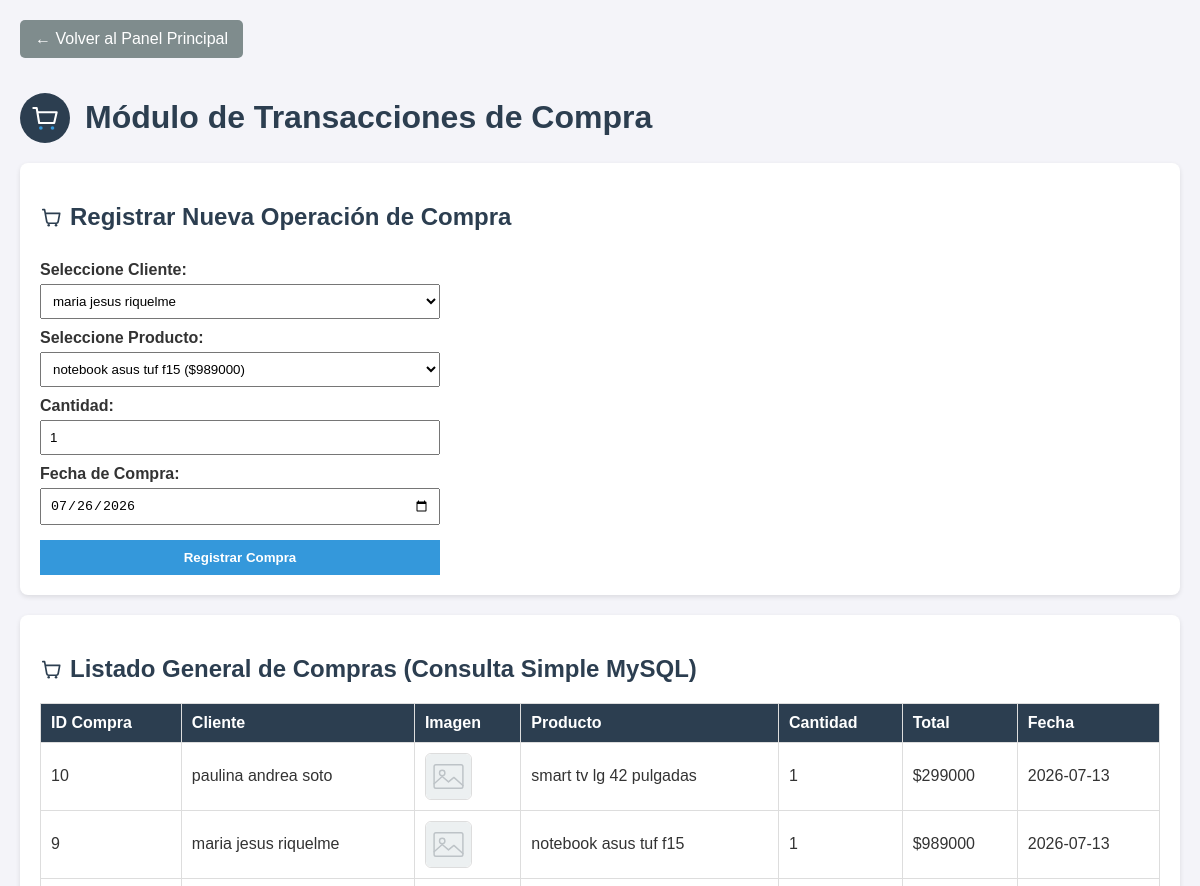
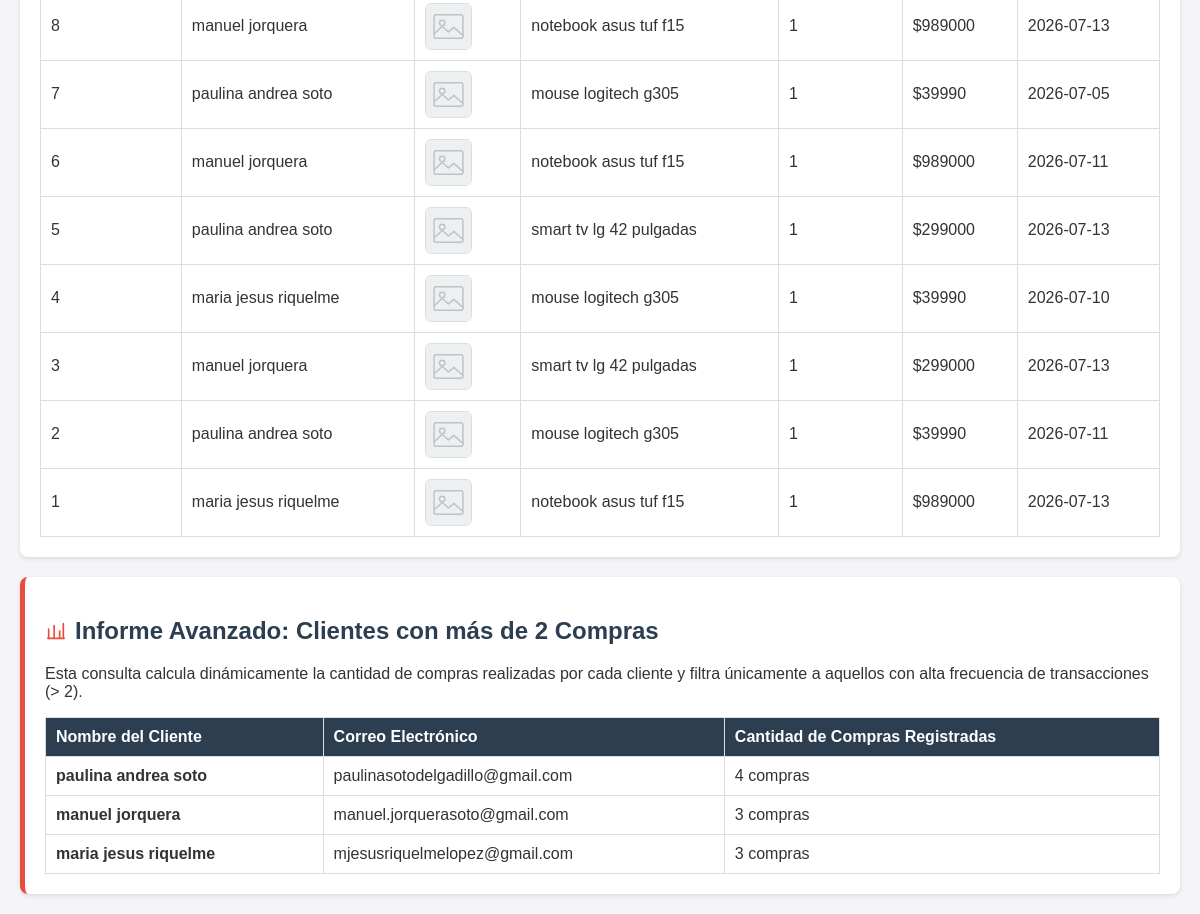
Screenshot of /compras.php with the database file from the repository (2 pictures, top to bottom).
### tables this page shows
CREATE TABLE IF NOT EXISTS `compra` (
  `id_compra` int(11) NOT NULL AUTO_INCREMENT,
  `cantidad` int(11) NOT NULL,
  `total` int(11) NOT NULL,
  `fecha` date NOT NULL,
  `id_producto` int(11) DEFAULT NULL,
  `id_cliente` int(11) DEFAULT NULL,
  PRIMARY KEY (`id_compra`),
  KEY `id_producto` (`id_producto`),
  KEY `id_cliente` (`id_cliente`)
);

CREATE TABLE IF NOT EXISTS `cliente` (
  `id_cliente` int(11) NOT NULL AUTO_INCREMENT,
  `nombre` varchar(100) NOT NULL,
  `email` varchar(100) NOT NULL,
  `direccion` varchar(150) NOT NULL,
  PRIMARY KEY (`id_cliente`)
);

CREATE TABLE IF NOT EXISTS `producto` (
  `id_producto` int(11) NOT NULL AUTO_INCREMENT,
  `nombre` varchar(100) NOT NULL,
  `descripcion` text DEFAULT NULL,
  `precio` int(11) NOT NULL,
  `stock` int(11) NOT NULL,
  `imagen` varchar(255) DEFAULT NULL,
  PRIMARY KEY (`id_producto`)
);

### compras.php (the view, shortened to what this page needs)
<?php include 'conexion.php'; ?>
<!DOCTYPE html>
<html lang="es">
<head>
</head>
<body>
    <a href="index.php" class="btn-back">← Volver al Panel Principal</a>
    <div class="cabecera">
        <img src="assets/logo.svg" alt="Logo Tienda Electrónica">
        <h1>Módulo de Transacciones de Compra</h1>
    </div>
    <div class="box">
        <h2><img src="assets/icons/compra.svg" alt="">Registrar Nueva Operación de Compra</h2>
        <form action="procesar.php" method="POST">
            <label for="id_cliente">Seleccione Cliente:</label>
            <select name="id_cliente" id="id_cliente" required>
                <?php
                $clie = $conn->query("SELECT id_cliente, nombre FROM CLIENTE");
                while($c = $clie->fetch_assoc()) { echo "<option value='{$c['id_cliente']}'>{$c['nombre']}</option>"; }
                ?>
            </select>
            <label for="id_producto">Seleccione Producto:</label>
            <select name="id_producto" id="id_producto" required>
                <?php
                $prod = $conn->query("SELECT id_producto, nombre, precio FROM PRODUCTO");
                while($p = $prod->fetch_assoc()) { echo "<option value='{$p['id_producto']}'>{$p['nombre']} (\${$p['precio']})</option>"; }
                ?>
            </select>
            <label for="cantidad">Cantidad:</label>
            <input type="number" name="cantidad" min="1" value="1" required>
            <label for="fecha">Fecha de Compra:</label>
            <input type="date" name="fecha" value="<?php echo date('Y-m-d'); ?>" required>
            <input type="submit" class="btn" value="Registrar Compra">
        </form>
    </div>
    <div class="box">
        <h2><img src="assets/icons/compra.svg" alt="">Listado General de Compras (Consulta Simple MySQL)</h2>
        <table>
            <tr><th>ID Compra</th><th>Cliente</th><th>Imagen</th><th>Producto</th><th>Cantidad</th><th>Total</th><th>Fecha</th></tr>
            <?php
            $sql = "SELECT c.id_compra, cl.nombre AS cliente, p.nombre AS producto, p.imagen AS producto_imagen, c.cantidad, c.total, c.fecha
                    FROM COMPRA c
                    INNER JOIN CLIENTE cl ON c.id_cliente = cl.id_cliente
                    INNER JOIN PRODUCTO p ON c.id_producto = p.id_producto
                    ORDER BY c.id_compra DESC";
            $res = $conn->query($sql);
            if ($res && $res->num_rows > 0) {
                while($row = $res->fetch_assoc()) {
                    $ruta_img = !empty($row['producto_imagen']) ? "uploads/" . htmlspecialchars($row['producto_imagen']) : "uploads/placeholder.svg";
                    echo "<tr><td>{$row['id_compra']}</td><td>{$row['cliente']}</td><td><img class='img-producto' src='{$ruta_img}' alt='Foto de {$row['producto']}'></td><td>{$row['producto']}</td><td>{$row['cantidad']}</td><td>\${$row['total']}</td><td>{$row['fecha']}</td></tr>";
                }
            } else { echo "<tr><td colspan='7'>No se han registrado compras aún.</td></tr>"; }
            ?>
        </table>
    </div>
    <div class="box" style="border-left: 5px solid #e74c3c;">
        <h2><img src="assets/icons/informe.svg" alt="">Informe Avanzado: Clientes con más de 2 Compras</h2>
        <p>Esta consulta calcula dinámicamente la cantidad de compras realizadas por cada cliente y filtra únicamente a aquellos con alta frecuencia de transacciones (> 2).</p>
        <table>
            <tr><th>Nombre del Cliente</th><th>Correo Electrónico</th><th>Cantidad de Compras Registradas</th></tr>
            <?php
            $sql_avanzada = "SELECT cl.nombre, cl.email, COUNT(co.id_compra) AS total_compras
                             FROM CLIENTE cl
                             INNER JOIN COMPRA co ON cl.id_cliente = co.id_cliente
                             GROUP BY cl.id_cliente, cl.nombre, cl.email
                             HAVING total_compras > 2
                             ORDER BY total_compras DESC";
            $res_avanzada = $conn->query($sql_avanzada);
            if ($res_avanzada && $res_avanzada->num_rows > 0) {
                while($row = $res_avanzada->fetch_assoc()) {
                    echo "<tr><td><strong>{$row['nombre']}</strong></td><td>{$row['email']}</td><td>{$row['total_compras']} compras</td></tr>";
                }
            } else { echo "<tr><td colspan='3'>Ningún cliente posee más de 2 compras registradas en este momento.</td></tr>"; }
            ?>
        </table>
    </div>
</body>
</html>

### compras.php (style rules this page uses)
body { font-family: Arial, sans-serif; background-color: #f4f4f9; margin: 20px; color: #333; }
h1, h2, h3 { color: #2c3e50; }
.box { background: white; padding: 20px; border-radius: 8px; box-shadow: 0 2px 5px rgba(0,0,0,0.1); margin-bottom: 20px; }
table { width: 100%; border-collapse: collapse; margin-top: 15px; background: white; }
th, td { border: 1px solid #ddd; padding: 10px; text-align: left; }
th { background-color: #2c3e50; color: white; }
form { display: flex; flex-direction: column; max-width: 400px; }
label { margin-top: 10px; font-weight: bold; }
select, input { padding: 8px; margin-top: 5px; }
.btn { background-color: #3498db; color: white; border: none; padding: 10px; cursor: pointer; font-weight: bold; margin-top: 15px; }
.btn-back { display: inline-block; background-color: #7f8c8d; color: white; padding: 10px 15px; text-decoration: none; border-radius: 5px; margin-bottom: 20px; }
.cabecera { display: flex; align-items: center; gap: 15px; margin-bottom: 5px; }
.cabecera img { width: 50px; height: 50px; }
h2 { display: flex; align-items: center; gap: 8px; }
h2 img { width: 22px; height: 22px; }
.img-producto { width: 45px; height: 45px; object-fit: cover; border-radius: 6px; border: 1px solid #ddd; vertical-align: middle; }

### rows the page displays
compra: id_compra "10", id_cliente.nombre "paulina andrea soto", id_producto.nombre "smart tv lg 42 pulgadas", cantidad "1", total "299000", fecha "2026-07-13"
compra: id_compra "9", id_cliente.nombre "maria jesus riquelme", id_producto.nombre "notebook asus tuf f15", cantidad "1", total "989000", fecha "2026-07-13"
compra: id_compra "8", id_cliente.nombre "manuel jorquera", id_producto.nombre "notebook asus tuf f15", cantidad "1", total "989000", fecha "2026-07-13"
compra: id_compra "7", id_cliente.nombre "paulina andrea soto", id_producto.nombre "mouse logitech g305", cantidad "1", total "39990", fecha "2026-07-05"
compra: id_compra "6", id_cliente.nombre "manuel jorquera", id_producto.nombre "notebook asus tuf f15", cantidad "1", total "989000", fecha "2026-07-11"
compra: id_compra "5", id_cliente.nombre "paulina andrea soto", id_producto.nombre "smart tv lg 42 pulgadas", cantidad "1", total "299000", fecha "2026-07-13"
compra: id_compra "4", id_cliente.nombre "maria jesus riquelme", id_producto.nombre "mouse logitech g305", cantidad "1", total "39990", fecha "2026-07-10"
compra: id_compra "3", id_cliente.nombre "manuel jorquera", id_producto.nombre "smart tv lg 42 pulgadas", cantidad "1", total "299000", fecha "2026-07-13"
compra: id_compra "2", id_cliente.nombre "paulina andrea soto", id_producto.nombre "mouse logitech g305", cantidad "1", total "39990", fecha "2026-07-11"
compra: id_compra "1", id_cliente.nombre "maria jesus riquelme", id_producto.nombre "notebook asus tuf f15", cantidad "1", total "989000", fecha "2026-07-13"

### other values shown
$row['nombre'] "paulina andrea soto"
$row['email'] "paulinasotodelgadillo@gmail.com"
$row['total_compras'] "4"
$row['nombre'] "manuel jorquera"
$row['email'] "manuel.jorquerasoto@gmail.com"
$row['total_compras'] "3"
$row['nombre'] "maria jesus riquelme"
$row['email'] "mjesusriquelmelopez@gmail.com"
form field id_cliente "maria jesus riquelme"
form field id_producto "notebook asus tuf f15 ($989000)"
